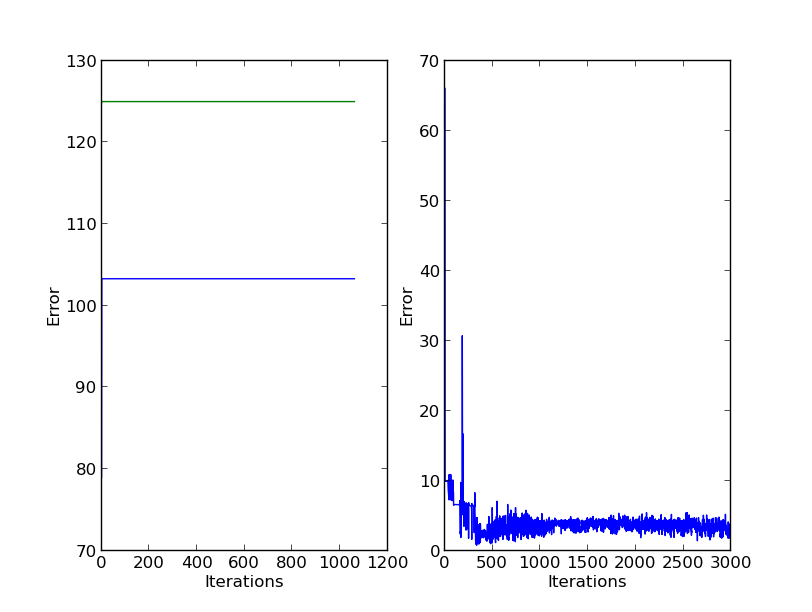

The Python source for this figure:
from matplotlib.pyplot import *
from math import *
import random
from random import random as r
from training_patterns import boolpat as pat
#pat = [
   #[[0,0], [0]],
   #[[0,1], [1]],
   #[[1,0], [1]],
   #[[1,1], [0]]
 #]

class NN:
  def __init__(self):
    # initialize node-activations
    self.ai = [1.0]*ni
    self.ah = [1.0]*nh
    self.ao = [1.0]*no
    self.Aah, self.Ach, self.Aao, self.Aco = [0]*nh, [0]*nh, [0]*no, [0]*no
    self.wi = [ [r() for j in range(nh)] for i in range(ni) ]
    self.wo = [ [r() for k in range(no)] for j in range(nh) ]
    self.ci = [[0.0]*nh]*ni
    self.co = [[0.0]*no]*nh
  
  def runNN (self, inputs):
    self.ai = inputs
    self.ah = [ sig(sum([ self.ai[i]*self.wi[i][j] for i in range(ni) ])) for j in range(nh)]
    self.ao = [ sig(sum([ self.ah[j]*self.wo[j][k] for j in range(nh) ])) for k in range(no)]
    return self.ao
      
  
  def backPropagate (self, targets, N, M):
    output_deltas = [0.0] * no
    for k in range(no):
      error = targets[k] - self.ao[k]
      output_deltas[k] =  error * dsig(self.ao[k]) 

    for j in range(nh):
      for k in range(no):
        change = output_deltas[k] * self.ah[j]
        self.wo[j][k] += N*change + M*self.co[j][k]
        self.co[j][k] = change

    # calc hidden deltas
    hidden_deltas = [0.0] * nh
    for j in range(nh):
      for k in range(no):
        error = output_deltas[k] * self.wo[j][k]
      hidden_deltas[j] = error * dsig(self.ah[j])
    
    #update input weights
    for i in range (ni):
      for j in range (nh):
        change = hidden_deltas[j] * self.ai[i]
        self.wi[i][j] += N*change + M*self.ci[i][j]
        self.ci[i][j] = change
        
    # calc combined error
    # 1/2 for differential convenience & **2 for modulus
    error = 0.0
    for k in range(len(targets)):
      error += 0.5 * (targets[k]-self.ao[k])**2
    # accuracy percentage
    iscorrect = 1
    for k in range(len(targets)):
      if targets[k]-round(self.ao[k]):
        iscorrect = 0
    return error, iscorrect

  def BP(self, patterns, N, M,i):
    cumerror, correct = 0.0, 0
    for p in patterns:
      inputs = p[0]
      targets = p[1]
      self.runNN(inputs)
      instance_error, instance_iscorrect = self.backPropagate(targets, N, M)
      cumerror+= instance_error
      correct += instance_iscorrect
    if i % 50 == 0:
      print str(i).zfill(len(str(max_iterations-1))),'Combined error', cumerror
      print '\t\t\t\t\t\t\t\t',len(patterns)-correct,'wrong\t',float(correct)/len(patterns)*100,'% correct'
    return cumerror, correct

  def NGA(self, pat,i ):
    error = 0.0
    self.Aah, self.Ach, self.Aao, self.Aco = [0]*nh, [0]*nh, [0]*no, [0]*no
    for p in pat:
      inputs = p[0]
      targets = p[1]
      error += self.astrocyteactions(inputs, targets)
    return error

  def astrocyteactions (self, inputs, targets):
    for m in range(M_iters):
      self.ai = inputs
      for j in range(nh):
        self.ah[j] = sig(sum([ self.ai[i]*self.wi[i][j] for i in range(ni) ]))
        if self.ah[j] > 0: self.Aah[j] +=1
        else: self.Aah[j] -=1
        if self.Aah[j] == Athresh:
          self.Ach[j] = Adur
        elif self.Aah[j] == -Athresh:
          self.Ach[j] = -Adur  
        if self.Ach[j] > 0:
          for i in range(ni):
            self.wi[i][j] += self.wi[i][j]*0.25
          self.Ach[j] -=1
        elif self.Ach[j] < 0:
          for i in range(ni):
            self.wi[i][j] += self.wi[i][j]*-0.5
          self.Ach[j] +=1
         
      for k in range(no):
        self.ao[k] = sig(sum([ self.ah[j]*self.wo[j][k] for j in range(nh) ]))
        if self.ao[k] > 0: self.Aao[k] +=1
        else: self.Aao[k] -=1
        if self.Aao[k] == Athresh:
          self.Aco[k] = Adur
        elif self.Aao[k] == -Athresh:
          self.Aco[k] = -Adur
        if self.Aco[k] > 0:
          for j in range(nh):
            self.wo[j][k] += self.wo[j][k]*0.25
          self.Aco[k] -=1
        elif self.Aco[k] < 0:
          for j in range(nh):
            self.wo[j][k] += self.wo[j][k]*-0.5
          self.Aco[k] +=1
      if m == M_iters-1:
        error = 0.0
        for k in range(len(targets)):
          error += 0.5 * (targets[k]-self.ao[k])**2
    return error
      
  def weights(self):
    print 'Input weights:'
    for i in range(ni):
      print map(lambda x: round(x,2),self.wi[i])
    print
    print 'Output weights:'
    for j in range(nh):
      print map(lambda x: round(x,2),self.wo[j])
    print ''
  
  def test(self, patterns):
    for p in patterns:
      inputs = p[0]
      print 'Inputs:', p[0], '-->', str(self.runNN(inputs)).rjust(60), '\tTarget', p[1]
  
  def train (self, patterns, trials):
    figure()
    for T in range(1,trials):
      errs, bperrs, ngaerrs, corrects = [],[],[],[]
      for i in range(max_iterations):
        bperr, correct = self.BP(patterns, N, M,i)
        bperrs += [bperr]
        corrects += [correct]
        if T % 2:
          ngaerrs += [self.NGA(patterns,i)]
      self.test(patterns)
      self.weights()
      g = subplot(int(sqrt(trials)),2,T)
      plot(bperrs)
      plot(ngaerrs)
      ylabel('Error')
      xlabel('Iterations')
      #g.set_ylim(0,1)
      self.__init__()
    show()

def sig (x):
  return tanh(x)

def dsig (y):
  return 1 - y**2

max_iterations = 3000
N=0.2
M=0.1
M_iters = 6
Athresh, Adur = 3, 3
ni, nh, no = len(pat[0][0]),len(pat[0][1])*2,len(pat[0][1])
trials = 2+1

def main ():
  myNN = NN()
  myNN.train(pat, trials)
  
  

if __name__ == "__main__":
    main()
